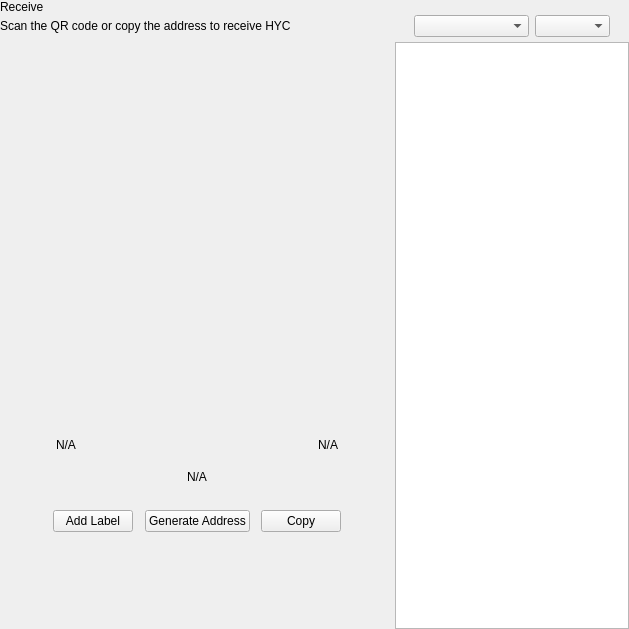
<?xml version="1.0" encoding="UTF-8"?>
<ui version="4.0">
 <class>ReceiveWidget</class>
 <widget class="QWidget" name="ReceiveWidget">
  <property name="geometry">
   <rect>
    <x>0</x>
    <y>0</y>
    <width>629</width>
    <height>629</height>
   </rect>
  </property>
  <property name="minimumSize">
   <size>
    <width>0</width>
    <height>0</height>
   </size>
  </property>
  <property name="windowTitle">
   <string>Form</string>
  </property>
  <layout class="QHBoxLayout" name="horizontalLayout_2" stretch="2,1">
   <property name="spacing">
    <number>0</number>
   </property>
   <property name="leftMargin">
    <number>0</number>
   </property>
   <property name="topMargin">
    <number>0</number>
   </property>
   <property name="rightMargin">
    <number>0</number>
   </property>
   <property name="bottomMargin">
    <number>0</number>
   </property>
   <item>
    <widget class="QWidget" name="left" native="true">
     <layout class="QVBoxLayout" name="verticalLayout_3">
      <property name="leftMargin">
       <number>0</number>
      </property>
      <property name="topMargin">
       <number>0</number>
      </property>
      <property name="rightMargin">
       <number>0</number>
      </property>
      <property name="bottomMargin">
       <number>0</number>
      </property>
      <item>
       <layout class="QVBoxLayout" name="verticalLayout_2">
        <property name="spacing">
         <number>0</number>
        </property>
        <property name="leftMargin">
         <number>0</number>
        </property>
        <item>
         <layout class="QHBoxLayout" name="horizontalLayout_3">
          <property name="spacing">
           <number>0</number>
          </property>
          <item>
           <layout class="QVBoxLayout" name="verticalLayout_4">
            <property name="spacing">
             <number>5</number>
            </property>
            <item>
             <widget class="QLabel" name="labelTitle">
              <property name="text">
               <string>Receive</string>
              </property>
             </widget>
            </item>
            <item alignment="Qt::AlignTop">
             <widget class="QLabel" name="labelSubtitle1">
              <property name="text">
               <string>Scan the QR code or copy the address to receive HYC</string>
              </property>
             </widget>
            </item>
           </layout>
          </item>
          <item>
           <spacer name="horizontalSpacer">
            <property name="orientation">
             <enum>Qt::Horizontal</enum>
            </property>
            <property name="sizeHint" stdset="0">
             <size>
              <width>40</width>
              <height>20</height>
             </size>
            </property>
           </spacer>
          </item>
         </layout>
        </item>
        <item>
         <spacer name="verticalSpacer_2">
          <property name="orientation">
           <enum>Qt::Vertical</enum>
          </property>
          <property name="sizeType">
           <enum>QSizePolicy::Expanding</enum>
          </property>
          <property name="sizeHint" stdset="0">
           <size>
            <width>20</width>
            <height>50</height>
           </size>
          </property>
         </spacer>
        </item>
        <item alignment="Qt::AlignHCenter">
         <widget class="QWidget" name="layoutQR" native="true">
          <property name="maximumSize">
           <size>
            <width>510</width>
            <height>16777215</height>
           </size>
          </property>
          <layout class="QVBoxLayout" name="verticalLayoutQr">
           <item>
            <spacer name="verticalSpacer11">
             <property name="orientation">
              <enum>Qt::Vertical</enum>
             </property>
             <property name="sizeType">
              <enum>QSizePolicy::Fixed</enum>
             </property>
             <property name="sizeHint" stdset="0">
              <size>
               <width>20</width>
               <height>20</height>
              </size>
             </property>
            </spacer>
           </item>
           <item alignment="Qt::AlignHCenter">
            <widget class="QLabel" name="labelQrImg">
             <property name="minimumSize">
              <size>
               <width>260</width>
               <height>260</height>
              </size>
             </property>
             <property name="maximumSize">
              <size>
               <width>260</width>
               <height>260</height>
              </size>
             </property>
             <property name="text">
              <string/>
             </property>
             <property name="alignment">
              <set>Qt::AlignCenter</set>
             </property>
            </widget>
           </item>
           <item>
            <spacer name="verticalSpacer_21">
             <property name="orientation">
              <enum>Qt::Vertical</enum>
             </property>
             <property name="sizeType">
              <enum>QSizePolicy::Fixed</enum>
             </property>
             <property name="sizeHint" stdset="0">
              <size>
               <width>20</width>
               <height>30</height>
              </size>
             </property>
            </spacer>
           </item>
           <item>
            <widget class="QWidget" name="widget" native="true">
             <property name="minimumSize">
              <size>
               <width>0</width>
               <height>0</height>
              </size>
             </property>
             <layout class="QHBoxLayout" name="horizontalLayout_5">
              <item>
               <widget class="QLabel" name="labelLabel">
                <property name="text">
                 <string notr="true">N/A</string>
                </property>
               </widget>
              </item>
              <item>
               <spacer name="horizontalSpacer_2">
                <property name="orientation">
                 <enum>Qt::Horizontal</enum>
                </property>
                <property name="sizeHint" stdset="0">
                 <size>
                  <width>141</width>
                  <height>20</height>
                 </size>
                </property>
               </spacer>
              </item>
              <item>
               <widget class="QLabel" name="labelDate">
                <property name="text">
                 <string notr="true">N/A</string>
                </property>
                <property name="alignment">
                 <set>Qt::AlignRight|Qt::AlignTrailing|Qt::AlignVCenter</set>
                </property>
               </widget>
              </item>
             </layout>
            </widget>
           </item>
           <item>
            <widget class="QLabel" name="labelAddress">
             <property name="sizePolicy">
              <sizepolicy hsizetype="Expanding" vsizetype="Preferred">
               <horstretch>0</horstretch>
               <verstretch>0</verstretch>
              </sizepolicy>
             </property>
             <property name="minimumSize">
              <size>
               <width>300</width>
               <height>0</height>
              </size>
             </property>
             <property name="text">
              <string notr="true">N/A</string>
             </property>
             <property name="alignment">
              <set>Qt::AlignCenter</set>
             </property>
            </widget>
           </item>
           <item>
            <spacer name="verticalSpacer_4">
             <property name="orientation">
              <enum>Qt::Vertical</enum>
             </property>
             <property name="sizeType">
              <enum>QSizePolicy::Fixed</enum>
             </property>
             <property name="sizeHint" stdset="0">
              <size>
               <width>20</width>
               <height>20</height>
              </size>
             </property>
            </spacer>
           </item>
           <item>
            <layout class="QHBoxLayout" name="horizontalLayout_4">
             <item alignment="Qt::AlignHCenter">
              <widget class="QPushButton" name="pushButtonLabel">
               <property name="focusPolicy">
                <enum>Qt::NoFocus</enum>
               </property>
               <property name="text">
                <string>Add Label</string>
               </property>
              </widget>
             </item>
             <item alignment="Qt::AlignHCenter">
              <widget class="QPushButton" name="pushButtonNewAddress">
               <property name="focusPolicy">
                <enum>Qt::NoFocus</enum>
               </property>
               <property name="text">
                <string>Generate Address</string>
               </property>
              </widget>
             </item>
             <item alignment="Qt::AlignHCenter">
              <widget class="QPushButton" name="pushButtonCopy">
               <property name="focusPolicy">
                <enum>Qt::NoFocus</enum>
               </property>
               <property name="text">
                <string>Copy</string>
               </property>
              </widget>
             </item>
            </layout>
           </item>
           <item>
            <spacer name="verticalSpacer_3">
             <property name="orientation">
              <enum>Qt::Vertical</enum>
             </property>
             <property name="sizeType">
              <enum>QSizePolicy::Expanding</enum>
             </property>
             <property name="sizeHint" stdset="0">
              <size>
               <width>20</width>
               <height>20</height>
              </size>
             </property>
            </spacer>
           </item>
          </layout>
         </widget>
        </item>
        <item>
         <spacer name="verticalSpacer">
          <property name="orientation">
           <enum>Qt::Vertical</enum>
          </property>
          <property name="sizeHint" stdset="0">
           <size>
            <width>20</width>
            <height>40</height>
           </size>
          </property>
         </spacer>
        </item>
       </layout>
      </item>
     </layout>
    </widget>
   </item>
   <item>
    <widget class="QWidget" name="right" native="true">
     <layout class="QVBoxLayout" name="verticalLayout_5">
      <property name="spacing">
       <number>0</number>
      </property>
      <property name="leftMargin">
       <number>1</number>
      </property>
      <property name="topMargin">
       <number>0</number>
      </property>
      <property name="rightMargin">
       <number>0</number>
      </property>
      <property name="bottomMargin">
       <number>0</number>
      </property>
      <item>
       <layout class="QVBoxLayout" name="container_right">
        <property name="spacing">
         <number>0</number>
        </property>
        <property name="leftMargin">
         <number>0</number>
        </property>
        <property name="rightMargin">
         <number>0</number>
        </property>
        <item>
         <layout class="QVBoxLayout" name="verticalLayout">
          <property name="spacing">
           <number>6</number>
          </property>
          <property name="leftMargin">
           <number>19</number>
          </property>
          <property name="rightMargin">
           <number>19</number>
          </property>
          <item>
           <widget class="OptionButton" name="btnRequest" native="true"/>
          </item>
          <item>
           <widget class="OptionButton" name="btnMyAddresses" native="true">
            <property name="sizePolicy">
             <sizepolicy hsizetype="Preferred" vsizetype="Minimum">
              <horstretch>0</horstretch>
              <verstretch>0</verstretch>
             </sizepolicy>
            </property>
           </widget>
          </item>
         </layout>
        </item>
        <item>
         <widget class="QWidget" name="sortWidget" native="true">
          <layout class="QHBoxLayout" name="horizontalLayout_6">
           <property name="leftMargin">
            <number>19</number>
           </property>
           <property name="rightMargin">
            <number>19</number>
           </property>
           <property name="bottomMargin">
            <number>5</number>
           </property>
           <item>
            <spacer name="horizontalSpacer_3">
             <property name="orientation">
              <enum>Qt::Horizontal</enum>
             </property>
             <property name="sizeHint" stdset="0">
              <size>
               <width>40</width>
               <height>20</height>
              </size>
             </property>
            </spacer>
           </item>
           <item>
            <widget class="QComboBox" name="comboBoxSort">
             <property name="sizePolicy">
              <sizepolicy hsizetype="Preferred" vsizetype="Fixed">
               <horstretch>0</horstretch>
               <verstretch>0</verstretch>
              </sizepolicy>
             </property>
             <property name="minimumSize">
              <size>
               <width>115</width>
               <height>0</height>
              </size>
             </property>
            </widget>
           </item>
           <item>
            <widget class="QComboBox" name="comboBoxSortOrder">
             <property name="sizePolicy">
              <sizepolicy hsizetype="Preferred" vsizetype="Fixed">
               <horstretch>0</horstretch>
               <verstretch>0</verstretch>
              </sizepolicy>
             </property>
             <property name="minimumSize">
              <size>
               <width>75</width>
               <height>0</height>
              </size>
             </property>
            </widget>
           </item>
          </layout>
         </widget>
        </item>
        <item>
         <widget class="QListView" name="listViewAddress"/>
        </item>
       </layout>
      </item>
     </layout>
    </widget>
   </item>
  </layout>
 </widget>
 <customwidgets>
  <customwidget>
   <class>OptionButton</class>
   <extends>QWidget</extends>
   <header>qt/hempycoin/optionbutton.h</header>
   <container>1</container>
  </customwidget>
 </customwidgets>
 <resources/>
 <connections/>
</ui>
